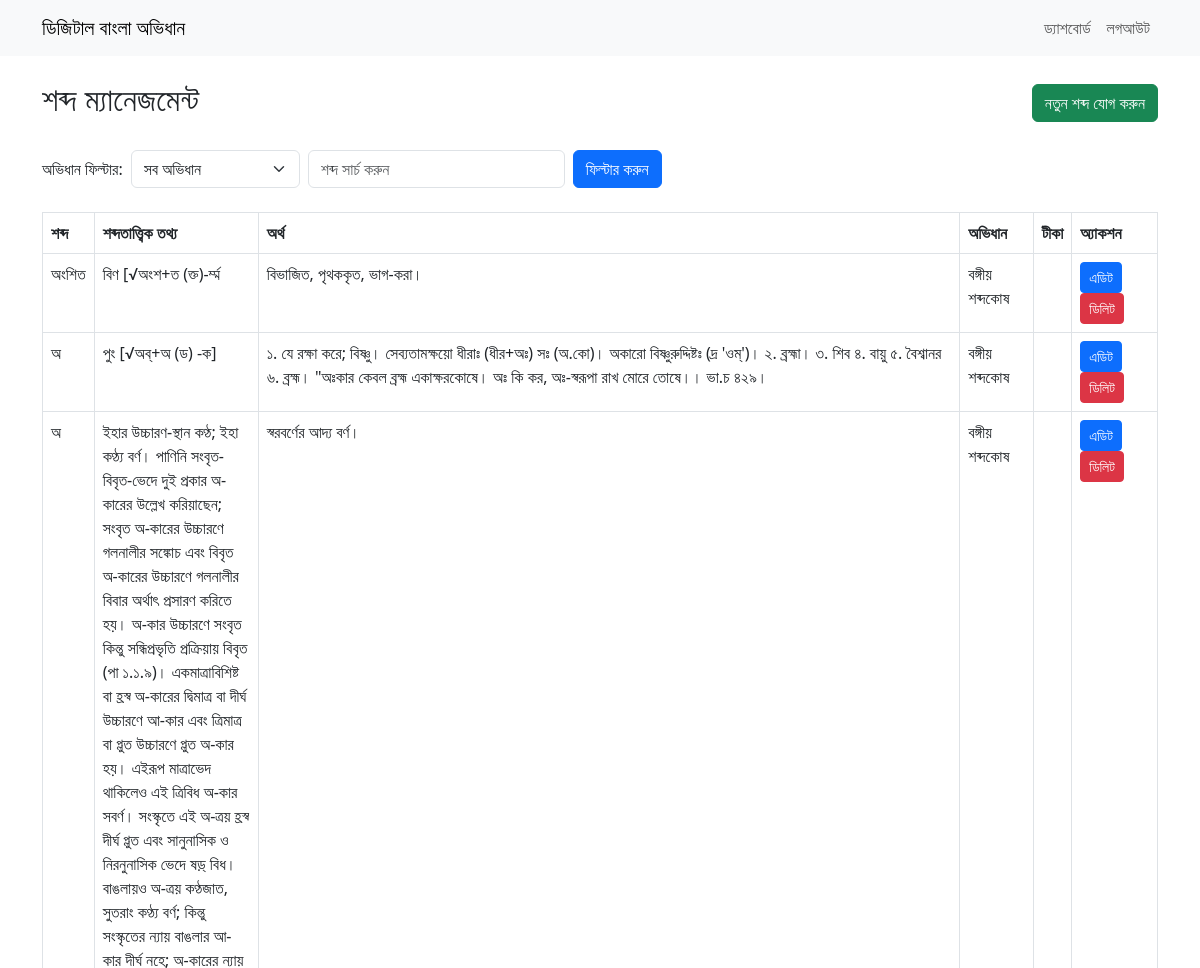
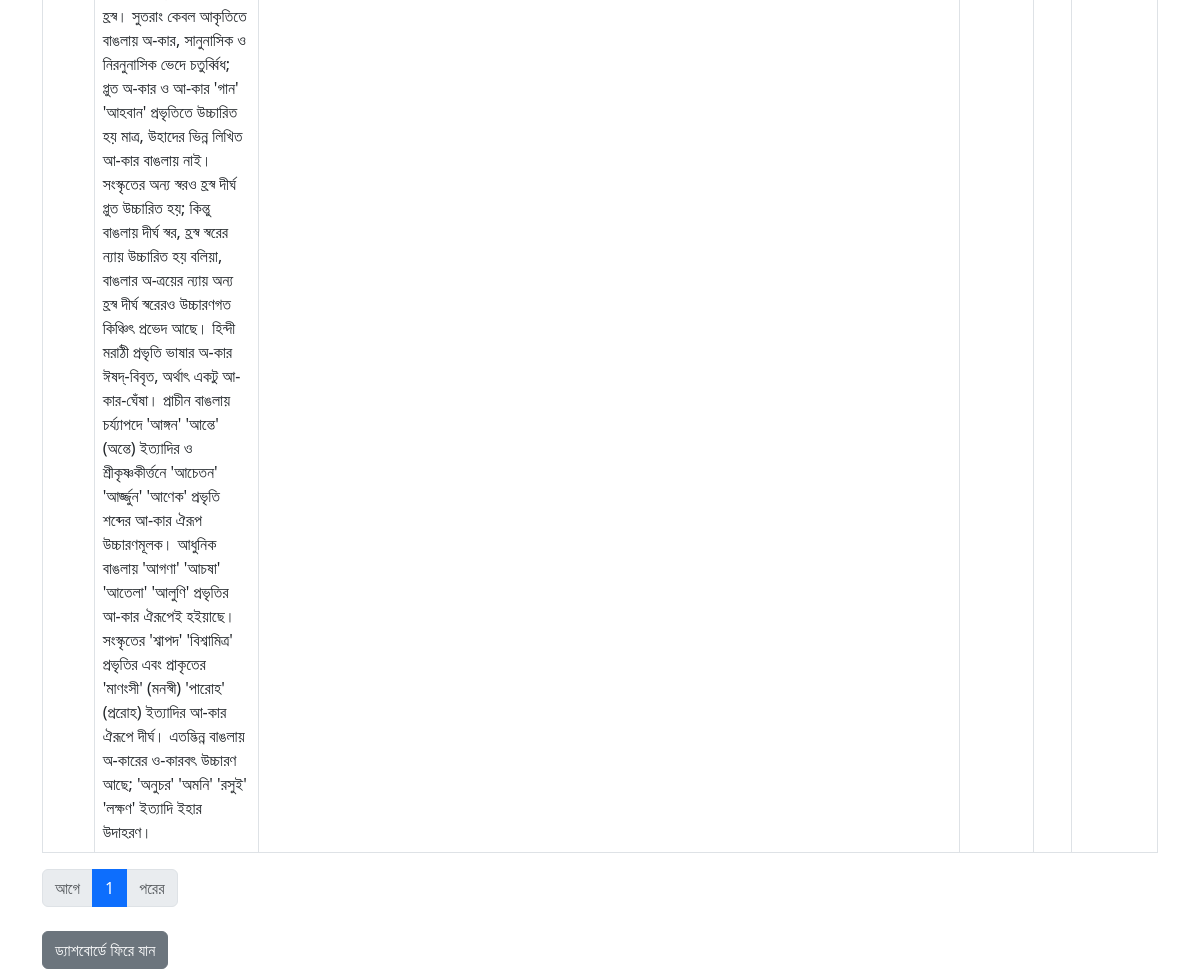
The page /words (signed in) on the database its author committed (2 pictures, top to bottom).
### app.py (models this page shows)
class Word(db.Model):
    id = db.Column(db.Integer, primary_key=True)
    word = db.Column(db.String(100), nullable=False)
    definition = db.Column(db.Text, nullable=False)
    pos = db.Column(db.String(50), nullable=True)  # পদ
    note = db.Column(db.Text, nullable=True)  # টীকা
    dictionary_id = db.Column(db.Integer, db.ForeignKey('dictionary.id'), nullable=True)
    created_at = db.Column(db.DateTime, default=datetime.utcnow)
    updated_at = db.Column(db.DateTime, default=datetime.utcnow, onupdate=datetime.utcnow)
    dictionary = db.relationship('Dictionary', backref='words')

class Dictionary(db.Model):
    id = db.Column(db.Integer, primary_key=True)
    name = db.Column(db.String(200), nullable=False)
    author = db.Column(db.String(200), nullable=True)
    publisher = db.Column(db.String(200), nullable=True)
    edition = db.Column(db.String(100), nullable=True)
    created_at = db.Column(db.DateTime, default=datetime.utcnow)
    updated_at = db.Column(db.DateTime, default=datetime.utcnow, onupdate=datetime.utcnow)

### app.py (the view)
@app.route('/words')
@login_required
@admin_required
def words():
    selected_dict_id = request.args.get('dictionary_id', type=int, default=0)
    search_query = request.args.get('q', '', type=str)
    page = request.args.get('page', 1, type=int)
    per_page = 20
    dictionaries = Dictionary.query.all()
    query = Word.query
    if selected_dict_id and selected_dict_id != 0:
        query = query.filter_by(dictionary_id=selected_dict_id)
    if search_query:
        query = query.filter(Word.word.contains(search_query))
    pagination = query.order_by(Word.created_at.desc()).paginate(page=page, per_page=per_page, error_out=False)
    words = pagination.items
    return render_template('admin/words.html', words=words, dictionaries=dictionaries, selected_dict_id=selected_dict_id, search_query=search_query, pagination=pagination)

### app.py (called while the page is built)
def admin_required(f):
    @wraps(f)
    def decorated_function(*args, **kwargs):
        if not current_user.is_authenticated or not getattr(current_user, 'is_admin', False):
            abort(403)
        return f(*args, **kwargs)
    return decorated_function

@login_manager.user_loader
def load_user(user_id):
    return User.query.get(int(user_id))

### templates/admin/words.html (shortened to what this page needs)
{% extends 'base.html' %}
{% block content %}
<div class="d-flex justify-content-between align-items-center mb-4">
    <h2>শব্দ ম্যানেজমেন্ট</h2>
    <a href="{{ url_for('add_word') }}" class="btn btn-success">নতুন শব্দ যোগ করুন</a>
</div>
<form method="get" class="mb-4" action="{{ url_for('words') }}">
    <div class="row g-2 align-items-center">
        <div class="col-auto">
            <label for="dictionary_id" class="col-form-label">অভিধান ফিল্টার:</label>
        </div>
        <div class="col-auto">
            <select name="dictionary_id" id="dictionary_id" class="form-select">
                <option value="0" {% if selected_dict_id == 0 %}selected{% endif %}>সব অভিধান</option>
            </select>
        </div>
        <div class="col-auto">
            <input type="text" name="q" class="form-control" placeholder="শব্দ সার্চ করুন" value="{{ search_query }}">
        </div>
        <div class="col-auto">
            <button type="submit" class="btn btn-primary">ফিল্টার করুন</button>
        </div>
    </div>
</form>
{% if words %}
<table class="table table-bordered">
    <thead>
        <tr>
            <th>শব্দ</th>
            <th>শব্দতাত্ত্বিক তথ‍্য</th>
            <th>অর্থ</th>
            <th>অভিধান</th>
            <th>টীকা</th>
            <th>অ্যাকশন</th>
        </tr>
    </thead>
    <tbody>
    {% for word in words %}
        <tr>
            <td>{{ word.word }}</td>
            <td style="min-width:120px;max-width:200px;">{{ word.pos if word.pos else 'লিখুন' }}</td>
            <td>{{ word.definition }}</td>
            <td>
                {% if word.dictionary_id %}
                    {% set dictionary = word.dictionary %}
                    {{ dictionary.name if dictionary else 'অজানা' }}
                {% else %}
                    অজানা
                {% endif %}
            </td>
            <td>{{ word.note }}</td>
            <td>
                <a href="{{ url_for('edit_word', word_id=word.id) }}" class="btn btn-sm btn-primary">এডিট</a>
                <form method="post" action="{{ url_for('delete_word', word_id=word.id) }}" style="display:inline-block;">
                    <button type="submit" class="btn btn-sm btn-danger" onclick="return confirm('ডিলিট করতে চান?');">ডিলিট</button>
                </form>
            </td>
        </tr>
    {% endfor %}
    </tbody>
</table>
<nav aria-label="শব্দ পেজিনেশন">
  <ul class="pagination">
    {% if pagination.has_prev %}
      <li class="page-item">
        <a class="page-link" href="{{ url_for('words', page=pagination.prev_num, dictionary_id=selected_dict_id, q=search_query) }}">আগে</a>
      </li>
    {% else %}
      <li class="page-item disabled"><span class="page-link">আগে</span></li>
    {% endif %}
    {% for p in range(1, pagination.pages + 1) %}
      <li class="page-item {% if p == pagination.page %}active{% endif %}">
        <a class="page-link" href="{{ url_for('words', page=p, dictionary_id=selected_dict_id, q=search_query) }}">{{ p }}</a>
      </li>
    {% endfor %}
    {% if pagination.has_next %}
      <li class="page-item">
        <a class="page-link" href="{{ url_for('words', page=pagination.next_num, dictionary_id=selected_dict_id, q=search_query) }}">পরের</a>
      </li>
    {% else %}
      <li class="page-item disabled"><span class="page-link">পরের</span></li>
    {% endif %}
  </ul>
</nav>
{% else %}
<div class="alert alert-info">
    <h4>কোনো শব্দ নেই</h4>
    <p>প্রথম শব্দ যোগ করুন।</p>
    <a href="{{ url_for('add_word') }}" class="btn btn-primary">শব্দ যোগ করুন</a>
</div>
{% endif %}
<div class="mt-4">
    <a href="{{ url_for('dashboard') }}" class="btn btn-secondary">ড্যাশবোর্ডে ফিরে যান</a>
</div>
{% endblock %}

### templates/base.html (shortened to what this page needs)
<!DOCTYPE html>
<html lang="bn">
<head>
    <link rel="stylesheet" href="https://cdn.jsdelivr.net/npm/bootstrap@5.3.0/dist/css/bootstrap.min.css">
</head>
<body>
<nav class="navbar navbar-expand-lg navbar-light bg-light mb-4">
    <div class="container">
        <a class="navbar-brand" href="/">ডিজিটাল বাংলা অভিধান</a>
        <div class="collapse navbar-collapse">
            <ul class="navbar-nav ms-auto">
                {% if current_user.is_authenticated %}
                <li class="nav-item"><a class="nav-link" href="/dashboard">ড্যাশবোর্ড</a></li>
                <li class="nav-item"><a class="nav-link" href="/logout">লগআউট</a></li>
                {% else %}
                <li class="nav-item"><a class="nav-link" href="/login">এডমিন লগইন</a></li>
                {% endif %}
            </ul>
        </div>
    </div>
</nav>
<div class="container">
    {% block content %}{% endblock %}
</div>
</body>
</html>

### rows shown on the page
Word: word "অংশিত", pos "বিণ [√অংশ+ত (ক্ত)-র্ম্ম", definition "বিভাজিত, পৃথককৃত, ভাগ-করা।"
Dictionary: name "বঙ্গীয় শব্দকোষ"
Word: word "অ", pos "পুং [√অব্+অ (ড) -ক]", definition "১. যে রক্ষা করে; বিষ্ণু। সেব‍্যতামক্ষয়ো ধীরাঃ (ধীর+অঃ) সঃ (অ.কো)। অকারো বিষ্ণুরুদ্দিষ্টঃ (দ্র 'ওম্')। ২. ব্রহ্মা। ৩. শিব ৪. বায়ু ৫. বৈশ্বানর ৬. ব্রহ্ম। \"অঃকার কেবল ব্রহ্ম একাক্ষরকোষে। অঃ কি কর, অঃ-স্বরূপা রাখ মোরে তোষে।। ভা.চ ৪২৯।"
Word: word "অ", pos "ইহার উচ্চারণ-স্থান কণ্ঠ; ইহা কণ্ঠ‍্য বর্ণ। পাণিনি সংবৃত-বিবৃত-ভেদে দুই প্রকার অ-কারের উল্লেখ করিয়াছেন; সংবৃত অ-কারের উচ্চারণে গলনালীর সঙ্কোচ এবং বিবৃত অ-কারের উচ্চারণে গলনালীর বিবার অর্থাৎ প্রসারণ করিতে হয়। অ-কার উচ্চারণে সংবৃত কিন্তু সন্ধিপ্রভৃতি প্রক্রিয়ায় বিবৃত (পা ১.১.৯)। একমাত্রাবিশিষ্ট বা হ্রস্ব অ-কারের দ্বিমাত্র বা দীর্ঘ উচ্চারণে আ-কার এবং ত্রিমাত্র বা প্লুত উচ্চারণে প্লুত অ-কার হয়। এইরূপ মাত্রাভেদ থাকিলেও এই ত্রিবিধ অ-কার সবর্ণ। সংস্কৃতে এই অ-ত্রয় হ্রস্ব দীর্ঘ প্লুত এবং সানুনাসিক ও নিরনুনাসিক ভেদে ষড়্ বিধ। বাঙলায়ও অ-ত্রয় কণ্ঠজাত, সুতরাং কণ্ঠ‍্য বর্ণ; কিন্তু সংস্কৃতের ন‍্যায় বাঙলার আ-কার দীর্ঘ নহে; অ-কারের ন‍্যায় হ্রস্ব। সুতরাং কেবল আকৃতিতে বাঙলায় অ-কার, সানুনাসিক ও নিরনুনাসিক ভেদে…", definition "স্বরবর্ণের আদ‍্য বর্ণ।"

### other values the page prints
{{ p }} "1"
